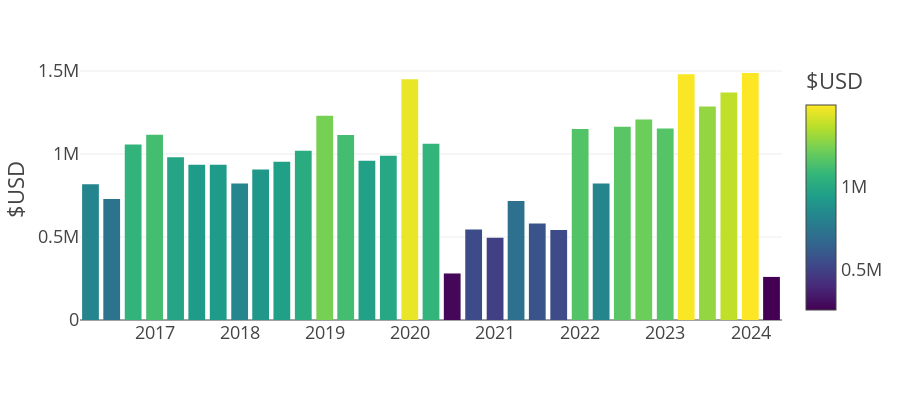

Notebook code cell kept with this figure:
### Code cell
invoice_clean = pd.read_sql('SELECT * FROM invoice_clean;', con = engine)
invoice_clean.invoice_date = pd.to_datetime(invoice_clean.invoice_date)

px.bar(invoice_clean.set_index('invoice_date').groupby(pd.Grouper(freq='Q'))['dollars'].sum(),
        y='dollars',
        template='presentation',
        labels={'dollars':'$USD',
                'invoice_date':''},
        color='dollars',
        width=900,
        height=400)

### Figure 1 — Plotly figure (JSON) as saved in the notebook; plotly's stock layout.template omitted (floating-point values rounded to 4 significant figures)
{"data": [{"alignmentgroup": "True", "hovertemplate": "=%{x}<br>$USD=%{marker.color}<extra></extra>", "legendgroup": "", "marker": {"color": [818200.0, 729544, 1057000.0, 1116000.0, 980200.0, 934800.0, 934600.0, 823000.0, 906800.0, 952900.0, 1019000.0, 1230000.0, 1115000.0, 958900.0, 989000.0, 1450000.0, 1061000.0, 280300.0, 545700.0, 495700.0, 717200.0, 581200.0, 542000.0, 1151000.0, 821900.0, 1165000.0, 1208000.0, 1153000.0, 1481000.0, 1286000.0, 1371000.0, 1488000.0, 259600.0], "coloraxis": "coloraxis", "pattern": {"shape": ""}}, "name": "", "offsetgroup": "", "orientation": "v", "showlegend": false, "textposition": "auto", "type": "bar", "x": ["2016-03-31T00:00:00", "2016-06-30T00:00:00", "2016-09-30T00:00:00", "2016-12-31T00:00:00", "2017-03-31T00:00:00", "2017-06-30T00:00:00", "2017-09-30T00:00:00", "2017-12-31T00:00:00", "2018-03-31T00:00:00", "2018-06-30T00:00:00", "2018-09-30T00:00:00", "2018-12-31T00:00:00", "2019-03-31T00:00:00", "2019-06-30T00:00:00", "2019-09-30T00:00:00", "2019-12-31T00:00:00", "2020-03-31T00:00:00", "2020-06-30T00:00:00", "2020-09-30T00:00:00", "2020-12-31T00:00:00", "2021-03-31T00:00:00", "2021-06-30T00:00:00", "2021-09-30T00:00:00", "2021-12-31T00:00:00", "2022-03-31T00:00:00", "2022-06-30T00:00:00", "2022-09-30T00:00:00", "2022-12-31T00:00:00", "2023-03-31T00:00:00", "2023-06-30T00:00:00", "2023-09-30T00:00:00", "2023-12-31T00:00:00", "2024-03-31T00:00:00"], "xaxis": "x", "y": [818200.0, 729544, 1057000.0, 1116000.0, 980200.0, 934800.0, 934600.0, 823000.0, 906800.0, 952900.0, 1019000.0, 1230000.0, 1115000.0, 958900.0, 989000.0, 1450000.0, 1061000.0, 280300.0, 545700.0, 495700.0, 717200.0, 581200.0, 542000.0, 1151000.0, 821900.0, 1165000.0, 1208000.0, 1153000.0, 1481000.0, 1286000.0, 1371000.0, 1488000.0, 259600.0], "yaxis": "y"}], "layout": {"barmode": "relative", "coloraxis": {"colorbar": {"title": {"text": "$USD"}}, "colorscale": [[0, "#440154"], [0.1111, "#482878"], [0.2222, "#3e4989"], [0.3333, "#31688e"], [0.4444, "#26828e"], [0.5556, "#1f9e89"], [0.6667, "#35b779"], [0.7778, "#6ece58"], [0.8889, "#b5de2b"], [1, "#fde725"]]}, "height": 400, "legend": {"tracegroupgap": 0}, "margin": {"t": 60}, "width": 900, "xaxis": {"anchor": "y", "domain": [0, 1], "title": {"text": ""}}, "yaxis": {"anchor": "x", "domain": [0, 1], "title": {"text": "$USD"}}}}
